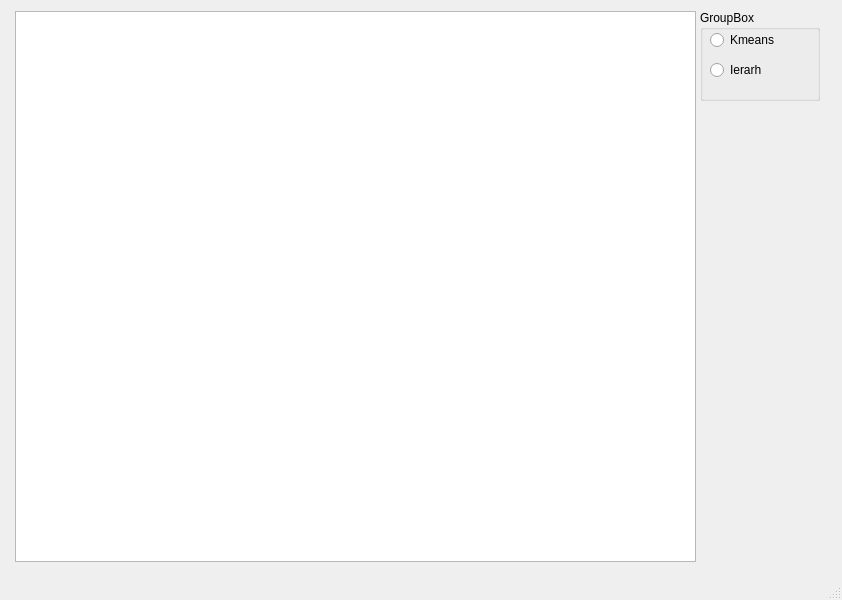
<?xml version="1.0" encoding="UTF-8"?>
<ui version="4.0">
 <class>MainWindow</class>
 <widget class="QMainWindow" name="MainWindow">
  <property name="geometry">
   <rect>
    <x>0</x>
    <y>0</y>
    <width>842</width>
    <height>600</height>
   </rect>
  </property>
  <property name="windowTitle">
   <string>MainWindow</string>
  </property>
  <widget class="QWidget" name="centralwidget">
   <widget class="QTableWidget" name="clasteringTable">
    <property name="geometry">
     <rect>
      <x>15</x>
      <y>11</y>
      <width>681</width>
      <height>551</height>
     </rect>
    </property>
   </widget>
   <widget class="QGroupBox" name="groupBox">
    <property name="geometry">
     <rect>
      <x>700</x>
      <y>10</y>
      <width>120</width>
      <height>91</height>
     </rect>
    </property>
    <property name="title">
     <string>GroupBox</string>
    </property>
    <widget class="QRadioButton" name="radioButtonKmeans">
     <property name="geometry">
      <rect>
       <x>10</x>
       <y>20</y>
       <width>100</width>
       <height>20</height>
      </rect>
     </property>
     <property name="text">
      <string>Kmeans</string>
     </property>
    </widget>
    <widget class="QRadioButton" name="radioButtonIerarch">
     <property name="geometry">
      <rect>
       <x>10</x>
       <y>50</y>
       <width>100</width>
       <height>20</height>
      </rect>
     </property>
     <property name="text">
      <string>Ierarh</string>
     </property>
    </widget>
   </widget>
  </widget>
  <widget class="QStatusBar" name="statusbar"/>
 </widget>
 <resources/>
 <connections/>
</ui>
